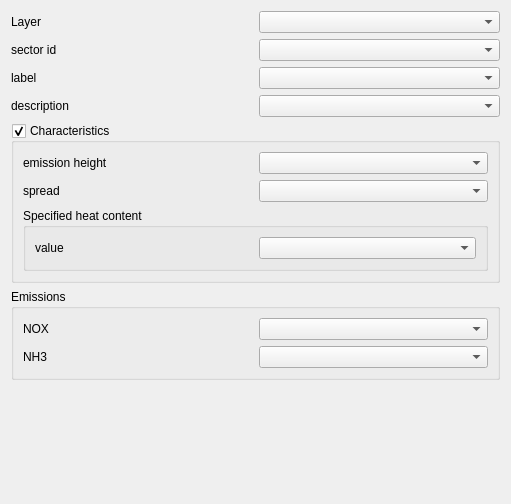
         <widget class="QWidget" name="scrollAreaWidgetContents">
          <property name="geometry">
           <rect>
            <x>0</x>
            <y>0</y>
            <width>511</width>
            <height>504</height>
           </rect>
          </property>
          <layout class="QGridLayout" name="gridLayout_3">
           <item row="0" column="0">
            <widget class="QLabel" name="label_es_layer">
             <property name="text">
              <string>Layer</string>
             </property>
            </widget>
           </item>
           <item row="7" column="0">
            <spacer name="verticalSpacer_2">
             <property name="orientation">
              <enum>Qt::Vertical</enum>
             </property>
             <property name="sizeHint" stdset="0">
              <size>
               <width>20</width>
               <height>40</height>
              </size>
             </property>
            </spacer>
           </item>
           <item row="3" column="0">
            <widget class="QLabel" name="label_es_label">
             <property name="text">
              <string>label</string>
             </property>
            </widget>
           </item>
           <item row="6" column="0" colspan="2">
            <widget class="QGroupBox" name="groupBox_emissions">
             <property name="title">
              <string>Emissions</string>
             </property>
             <layout class="QGridLayout" name="gridLayout_7">
              <item row="0" column="0">
               <widget class="QLabel" name="label_em_nox">
                <property name="text">
                 <string>NOX</string>
                </property>
               </widget>
              </item>
              <item row="0" column="1">
               <widget class="QgsFieldComboBox" name="fcb_em_nox"/>
              </item>
              <item row="1" column="0">
               <widget class="QLabel" name="label_em_nh3">
                <property name="text">
                 <string>NH3</string>
                </property>
               </widget>
              </item>
              <item row="1" column="1">
               <widget class="QgsFieldComboBox" name="fcb_em_nh3"/>
              </item>
             </layout>
            </widget>
           </item>
           <item row="1" column="0">
            <widget class="QLabel" name="label_es_sector_id">
             <property name="text">
              <string>sector id</string>
             </property>
            </widget>
           </item>
           <item row="3" column="1">
            <widget class="QgsFieldComboBox" name="fcb_es_label"/>
           </item>
           <item row="4" column="0">
            <widget class="QLabel" name="label_es_description">
             <property name="text">
              <string>description</string>
             </property>
            </widget>
           </item>
           <item row="4" column="1">
            <widget class="QgsFieldComboBox" name="fcb_es_description"/>
           </item>
           <item row="1" column="1">
            <widget class="QgsFieldComboBox" name="fcb_es_sector_id"/>
           </item>
           <item row="5" column="0" colspan="2">
            <widget class="QGroupBox" name="groupBox_es_characteristics">
             <property name="title">
              <string>Characteristics</string>
             </property>
             <property name="checkable">
              <bool>true</bool>
             </property>
             <property name="checked">
              <bool>true</bool>
             </property>
             <layout class="QGridLayout" name="gridLayout_6">
              <item row="0" column="1">
               <widget class="QgsFieldComboBox" name="fcb_es_emission_height"/>
              </item>
              <item row="0" column="0">
               <widget class="QLabel" name="label_es_emission_height">
                <property name="text">
                 <string>emission height</string>
                </property>
               </widget>
              </item>
              <item row="2" column="0" colspan="2">
               <widget class="QGroupBox" name="groupBox_heatContent">
                <property name="title">
                 <string>Specified heat content</string>
                </property>
                <layout class="QGridLayout" name="gridLayout_5">
                 <item row="0" column="0">
                  <widget class="QLabel" name="label_es_hc_value">
                   <property name="text">
                    <string>value</string>
                   </property>
                  </widget>
                 </item>
                 <item row="0" column="1">
                  <widget class="QgsFieldComboBox" name="fcb_es_hc_value"/>
                 </item>
                </layout>
               </widget>
              </item>
              <item row="1" column="1">
               <widget class="QgsFieldComboBox" name="fcb_es_spread"/>
              </item>
              <item row="1" column="0">
               <widget class="QLabel" name="label_es_emission_spread">
                <property name="text">
                 <string>spread</string>
                </property>
               </widget>
              </item>
             </layout>
            </widget>
           </item>
           <item row="0" column="1">
            <widget class="QgsMapLayerComboBox" name="combo_layer_es"/>
           </item>
          </layout>
         </widget>
